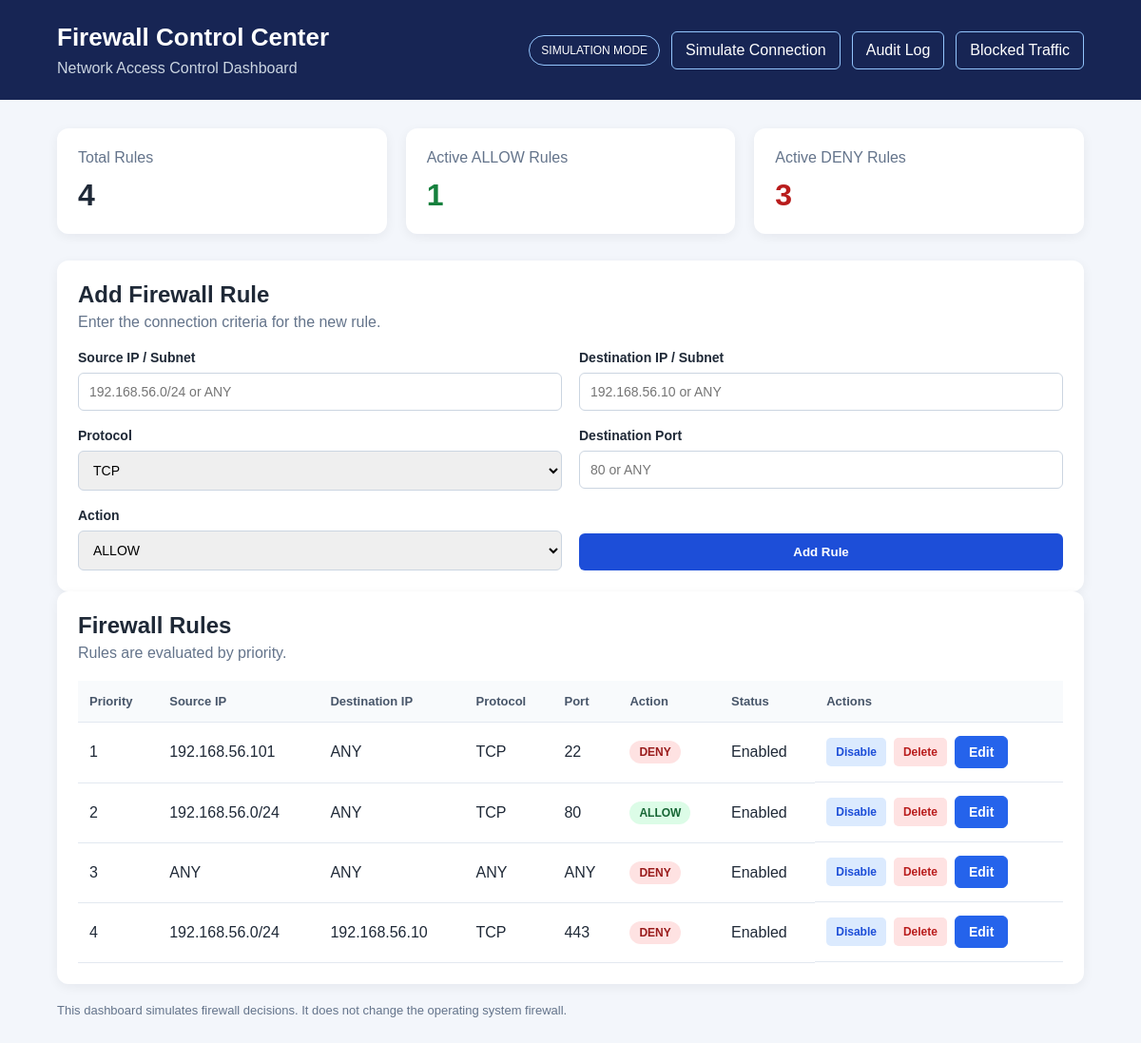
The page / on the database its author committed.
### tables this page shows
CREATE TABLE firewall_rules (
            id INTEGER PRIMARY KEY AUTOINCREMENT,
            priority INTEGER NOT NULL,
            source_ip TEXT NOT NULL,
            destination_ip TEXT NOT NULL,
            protocol TEXT NOT NULL,
            port TEXT NOT NULL,
            action TEXT NOT NULL
                CHECK (action IN ('ALLOW', 'DENY')),
            enabled INTEGER NOT NULL DEFAULT 1
                CHECK (enabled IN (0, 1))
        );

### app/routes.py (the view, shortened to what this page needs)
    @app.route("/", methods=["GET", "POST"])
    def index():
        connection = get_db_connection()
        rules = connection.execute(
            """
            SELECT * FROM firewall_rules
            ORDER BY priority ASC, id ASC
            """
        ).fetchall()
        connection.close()
        allow_count = sum(
            1 for rule in rules
            if rule["action"] == "ALLOW" and rule["enabled"]
        )
        deny_count = sum(
            1 for rule in rules
            if rule["action"] == "DENY" and rule["enabled"]
        )
        return render_template(
            "index.html",
            rules=rules,
            total_rules=len(rules),
            allow_count=allow_count,
            deny_count=deny_count,
        )

### app/database.py (called while the page is built)
def get_db_connection():
    connection = sqlite3.connect(DATABASE_PATH)
    connection.row_factory = sqlite3.Row
    return connection

### app/templates/index.html (shortened to what this page needs)
<!doctype html>
<html lang="en">
  <head>
    <link
      rel="stylesheet"
      href="{{ url_for('static', filename='style.css') }}"
    />
  </head>
  <body>
    <header class="topbar">
      <div>
        <h1>Firewall Control Center</h1>
        <p>Network Access Control Dashboard</p>
      </div>
      <div class="header-actions">
        <span class="status">SIMULATION MODE</span>
        <a class="nav-link" href="{{ url_for('simulate') }}">
          Simulate Connection
        </a>
        <a class="nav-link" href="{{ url_for('audit_logs') }}"> Audit Log </a>
        <a class="nav-link" href="{{ url_for('blocked_traffic') }}">
          Blocked Traffic
        </a>
      </div>
    </header>
    <main class="container">
      <section class="summary">
        <article class="stat-card">
          <p>Total Rules</p>
          <h2>{{ total_rules }}</h2>
        </article>
        <article class="stat-card allow-card">
          <p>Active ALLOW Rules</p>
          <h2>{{ allow_count }}</h2>
        </article>
        <article class="stat-card deny-card">
          <p>Active DENY Rules</p>
          <h2>{{ deny_count }}</h2>
        </article>
      </section>
      <section class="panel">
        <div class="panel-heading">
          <div>
            <h2>Add Firewall Rule</h2>
            <p>Enter the connection criteria for the new rule.</p>
          </div>
        </div>
        <form method="POST" class="rule-form">
          <label>
            Source IP / Subnet
            <input
              type="text"
              name="source_ip"
              placeholder="192.168.56.0/24 or ANY"
              required
            />
          </label>
          <label>
            Destination IP / Subnet
            <input
              type="text"
              name="destination_ip"
              placeholder="192.168.56.10 or ANY"
              required
            />
          </label>
          <label>
            Protocol
            <select name="protocol" required>
              <option value="TCP">TCP</option>
            </select>
          </label>
          <label>
            Destination Port
            <input type="text" name="port" placeholder="80 or ANY" required />
          </label>
          <label>
            Action
            <select name="action" required>
              <option value="ALLOW">ALLOW</option>
            </select>
          </label>
          <button type="submit" class="submit-button">Add Rule</button>
        </form>
      </section>
      <section class="panel">
        <div class="panel-heading">
          <div>
            <h2>Firewall Rules</h2>
            <p>Rules are evaluated by priority.</p>
          </div>
        </div>
        <div class="table-wrapper">
          <table>
            <thead>
              <tr>
                <th>Priority</th>
                <th>Source IP</th>
                <th>Destination IP</th>
                <th>Protocol</th>
                <th>Port</th>
                <th>Action</th>
                <th>Status</th>
                <th>Actions</th>
              </tr>
            </thead>
            <tbody>
              {% for rule in rules %}
              <tr>
                <td>{{ rule.priority }}</td>
                <td>{{ rule.source_ip }}</td>
                <td>{{ rule.destination_ip }}</td>
                <td>{{ rule.protocol }}</td>
                <td>{{ rule.port }}</td>
                <td>
                  <span
                    class="badge
                                    {{ 'allow' if rule.action == 'ALLOW' else 'deny' }}"
                  >
                    {{ rule.action }}
                  </span>
                </td>
                <td>{{ 'Enabled' if rule.enabled else 'Disabled' }}</td>
                <td class="actions">
                  <form
                    method="POST"
                    action="{{ url_for('toggle_rule', rule_id=rule.id) }}"
                  >
                    <button type="submit" class="action-button toggle-button">
                      {{ 'Disable' if rule.enabled else 'Enable' }}
                    </button>
                  </form>
                  <form
                    method="POST"
                    action="{{ url_for('delete_rule', rule_id=rule.id) }}"
                    onsubmit="return confirm('Delete this firewall rule?');"
                  >
                    <button type="submit" class="action-button delete-button">
                      Delete
                    </button>
                  </form>
                  <a
                    class="edit-button"
                    href="{{ url_for('edit_rule', rule_id=rule['id']) }}"
                  >
                    Edit
                  </a>
                </td>
              </tr>
              {% endfor %}
            </tbody>
          </table>
        </div>
      </section>
      <p class="notice">
        This dashboard simulates firewall decisions. It does not change the
        operating system firewall.
      </p>
    </main>
  </body>
</html>

### app/static/style.css (style rules this page uses)
* { box-sizing: border-box; }
body { margin: 0; font-family: Arial, sans-serif; background: #f3f6fb; color: #1f2937; }
.topbar { background: #172554; color: white; padding: 24px 5%; display: flex; justify-content: space-between; align-items: center; gap: 20px; }
.topbar h1 { margin: 0 0 8px; font-size: 26px; }
.topbar p { margin: 0; color: #cbd5e1; }
.status { border: 1px solid #93c5fd; border-radius: 20px; padding: 8px 12px; font-size: 12px; white-space: nowrap; }
.container { width: 90%; max-width: 1400px; margin: 30px auto; }
.summary { display: grid; grid-template-columns: repeat(3, minmax(0, 1fr)); gap: 20px; margin-bottom: 28px; }
.stat-card, .panel { background: white; border-radius: 12px; padding: 22px; box-shadow: 0 3px 12px rgba(15, 23, 42, 0.06); }
.stat-card p { margin: 0 0 12px; color: #64748b; }
.stat-card h2 { margin: 0; font-size: 32px; }
.allow-card h2 { color: #15803d; }
.deny-card h2 { color: #b91c1c; }
.panel-heading { display: flex; justify-content: space-between; align-items: center; margin-bottom: 20px; }
.panel-heading h2 { margin: 0 0 6px; }
.panel-heading p { margin: 0; color: #64748b; }
.table-wrapper { overflow-x: auto; }
table { width: 100%; border-collapse: collapse; text-align: left; }
th, td { padding: 14px 12px; border-bottom: 1px solid #e2e8f0; white-space: nowrap; }
th { background: #f8fafc; color: #475569; font-size: 13px; }
.badge { display: inline-block; border-radius: 20px; padding: 5px 10px; font-size: 12px; font-weight: bold; }
.badge.allow { background: #dcfce7; color: #166534; }
.badge.deny { background: #fee2e2; color: #991b1b; }
.notice { margin-top: 20px; color: #64748b; font-size: 13px; }
.rule-form { display: grid; grid-template-columns: repeat(2, minmax(0, 1fr)); gap: 18px; }
.rule-form label { display: flex; flex-direction: column; gap: 8px; font-size: 14px; font-weight: bold; }
.rule-form input, .rule-form select { width: 100%; padding: 11px; border: 1px solid #cbd5e1; border-radius: 6px; font-size: 14px; }
.submit-button { align-self: end; padding: 12px 18px; border: none; border-radius: 6px; background: #1d4ed8; color: white; font-weight: bold; cursor: pointer; }
.actions { display: flex; align-items: center; gap: 8px; }
.actions form { margin: 0; }
.action-button { border: none; border-radius: 5px; padding: 8px 10px; cursor: pointer; font-size: 12px; font-weight: bold; }
.toggle-button { background: #dbeafe; color: #1d4ed8; }
.delete-button { background: #fee2e2; color: #b91c1c; }
.header-actions { display: flex; align-items: center; gap: 12px; flex-wrap: wrap; }
.nav-link { display: inline-block; color: white; text-decoration: none; border: 1px solid #93c5fd; border-radius: 6px; padding: 10px 14px; }
a.edit-button { display: inline-block; padding: 8px 14px; background-color: #2563eb; color: #ffffff; text-decoration: none; border-radius: 6px; font-size: 14px; font-weight: 600; border: 1px solid #2563eb; transition: background-color 0.2s ease; }

### rows shown on the page
firewall_rules: priority "1", source_ip "192.168.56.101", destination_ip "ANY", protocol "TCP", port "22", action "DENY", enabled "Enabled", enabled "Disable"
firewall_rules: priority "2", source_ip "192.168.56.0/24", destination_ip "ANY", protocol "TCP", port "80", action "ALLOW", enabled "Enabled", enabled "Disable"
firewall_rules: priority "3", source_ip "ANY", destination_ip "ANY", protocol "ANY", port "ANY", action "DENY", enabled "Enabled", enabled "Disable"
firewall_rules: priority "4", source_ip "192.168.56.0/24", destination_ip "192.168.56.10", protocol "TCP", port "443", action "DENY", enabled "Enabled", enabled "Disable"

### other values the page prints
{{ total_rules }} "4"
{{ allow_count }} "1"
{{ deny_count }} "3"
